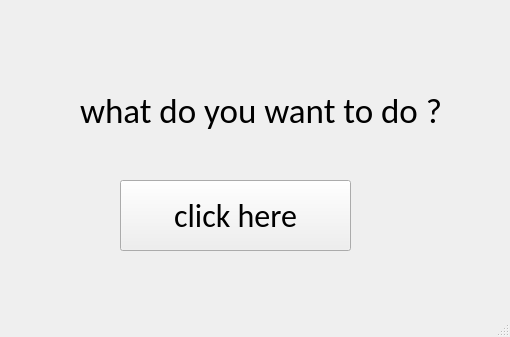
<?xml version="1.0" encoding="UTF-8"?>
<ui version="4.0">
 <class>MainWindow</class>
 <widget class="QMainWindow" name="MainWindow">
  <property name="geometry">
   <rect>
    <x>0</x>
    <y>0</y>
    <width>510</width>
    <height>337</height>
   </rect>
  </property>
  <property name="windowTitle">
   <string>MainWindow</string>
  </property>
  <widget class="QWidget" name="centralwidget">
   <widget class="QPushButton" name="pushButton">
    <property name="geometry">
     <rect>
      <x>120</x>
      <y>180</y>
      <width>231</width>
      <height>71</height>
     </rect>
    </property>
    <property name="font">
     <font>
      <family>Calibri</family>
      <pointsize>24</pointsize>
     </font>
    </property>
    <property name="text">
     <string>click here</string>
    </property>
   </widget>
   <widget class="QLabel" name="label">
    <property name="geometry">
     <rect>
      <x>80</x>
      <y>80</y>
      <width>401</width>
      <height>61</height>
     </rect>
    </property>
    <property name="font">
     <font>
      <family>Calibri</family>
      <pointsize>26</pointsize>
     </font>
    </property>
    <property name="text">
     <string>what do you want to do ?</string>
    </property>
   </widget>
  </widget>
  <widget class="QMenuBar" name="menubar">
   <property name="geometry">
    <rect>
     <x>0</x>
     <y>0</y>
     <width>510</width>
     <height>21</height>
    </rect>
   </property>
  </widget>
  <widget class="QStatusBar" name="statusbar"/>
 </widget>
 <resources/>
 <connections/>
</ui>
